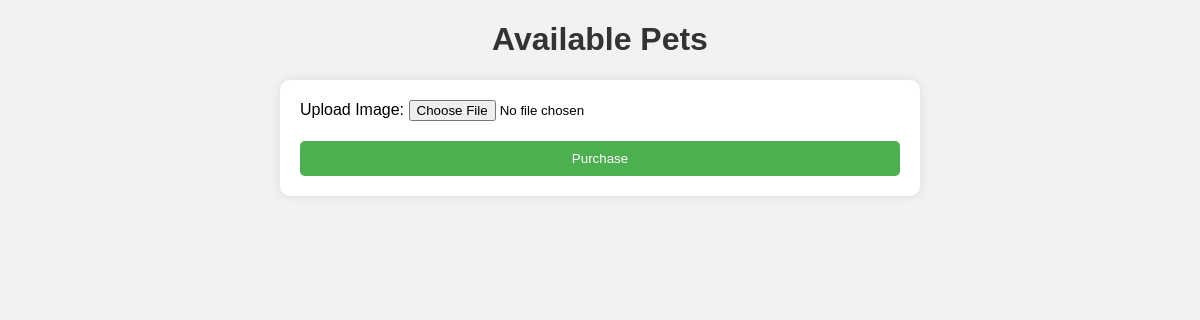
Page /buy/ on the earlier database version.
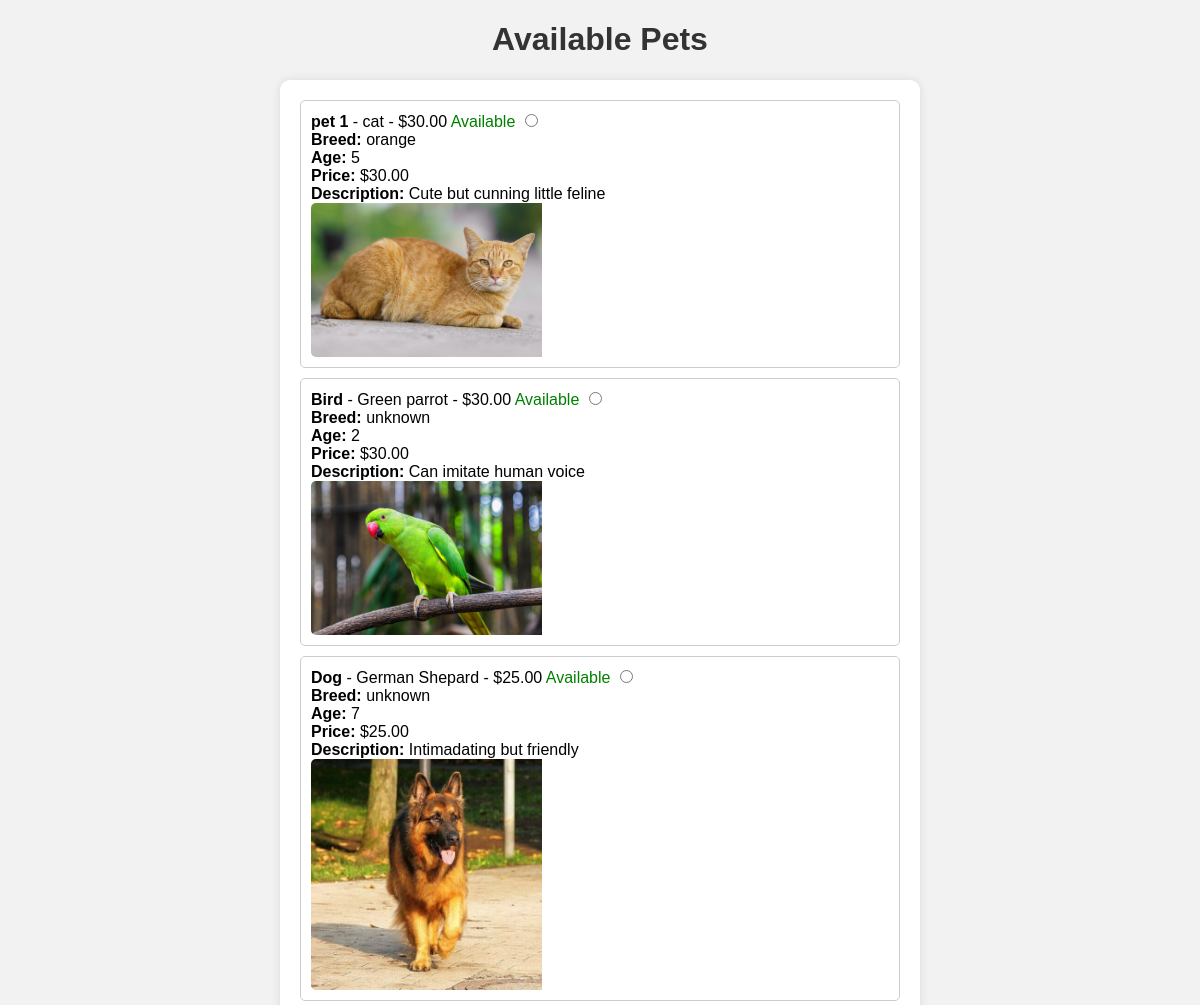
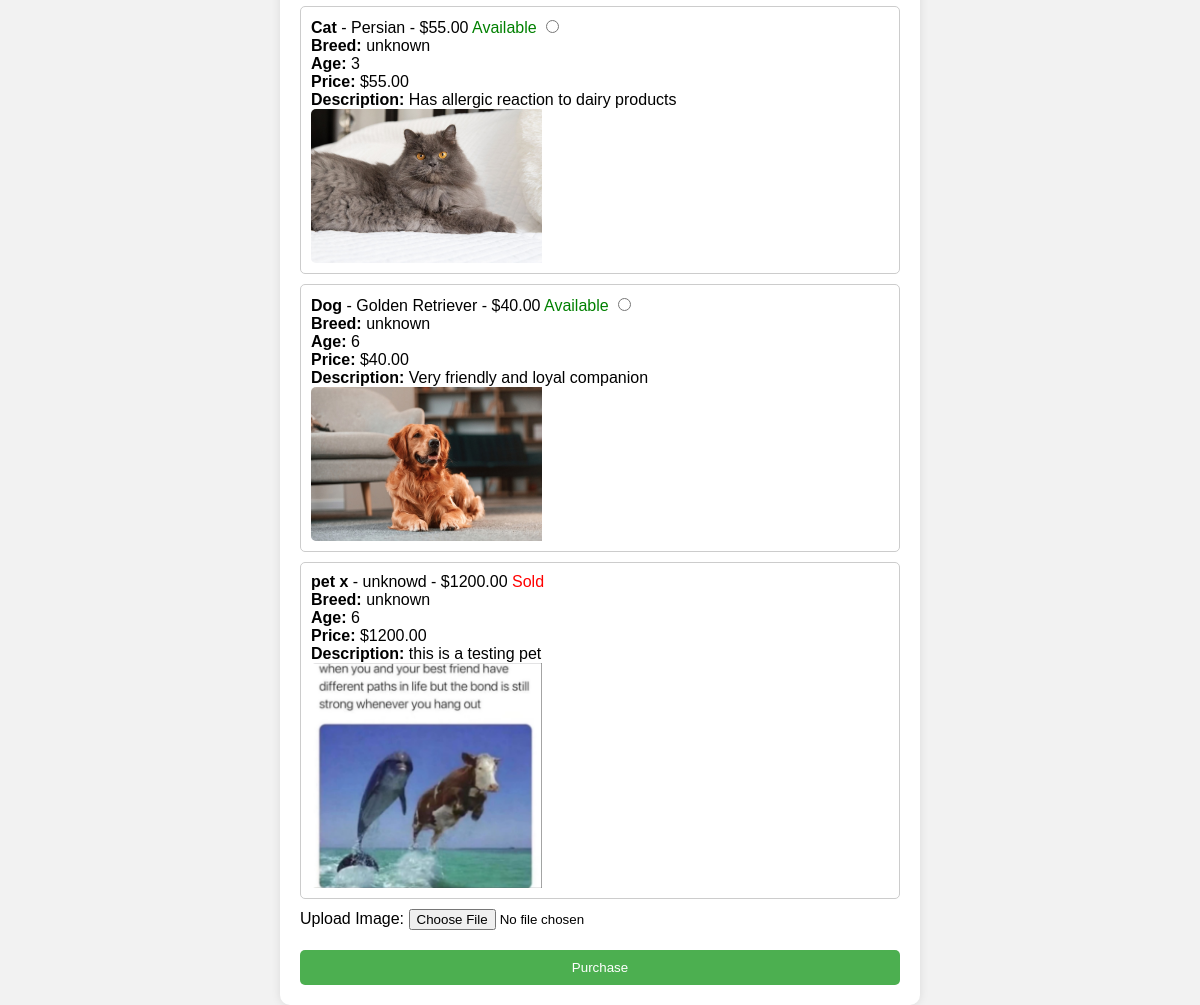
Same page on the later database version (2 pictures, top to bottom).
### app1/models.py (models this page shows)
class PetAdd(models.Model):
    name = models.CharField(max_length=100)
    species = models.CharField(max_length=100)
    breed = models.CharField(max_length=100,default='unknown')
    age = models.IntegerField()
    description = models.TextField()
    price = models.DecimalField(max_digits=10, decimal_places=2)
    available = models.BooleanField(default=True)
    image = models.ImageField(upload_to='pet_images/', null=True, blank=True)
    image_url = models.URLField(null=True, blank=True)

### app1/views.py (the view)
# urls.py: path('buy/', buy_pet, name='buy_pet'),
def buy_pet(request):
    if request.method == 'POST':
        pet_id = request.POST.get('pet_id')
        pet = PetAdd.objects.get(id=pet_id)
        pet.available = False  # Mark the pet as sold
        pet.save()  # Save the changes to the database
        return redirect('buy_pet')  # Redirect to refresh the page after purchase
    pets = PetAdd.objects.all()
    return render(request, 'buy.html', {'pets': pets})

### templates/buy.html (shortened to what this page needs)
<!DOCTYPE html>
<html lang="en">
<head>
</head>
<body>
    <h1>Available Pets</h1>
    <form id="purchaseForm" method="post" action="{% url 'buy_pet' %}">
        {% for pet in pets %}
        <div class="pet-item" "{% if not pet.available %}opacity: 0.5;{% endif %}">
            <strong>{{ pet.name }}</strong> - {{ pet.species }} - ${{ pet.price }}
            {% if pet.available %}
                <span class="available">Available</span>
                <input type="radio" name="pet_id" value="{{ pet.id }}">
            {% else %}
                <span class="sold">Sold</span>
            {% endif %}
            <br>
            <strong>Breed:</strong> {{ pet.breed }}<br>
            <strong>Age:</strong> {{ pet.age }}<br>
            <strong>Price:</strong> ${{ pet.price }}<br>
            <strong>Description:</strong> {{ pet.description }}<br>
            <div class="pet-image-container">
                {% if pet.image %}
                    <img src="{{ pet.image.url }}" alt="{{ pet.name }}" class="pet-image">
                {% endif %}
            </div>
        </div>
        {% endfor %}
        <label for="pet_image">Upload Image:</label>
        <input type="file" name="pet_image" id="pet_image">
        <button type="submit">Purchase</button>
    </form>
</body>
</html>

Differences in the rows shown:
added PetAdd: name "pet 1", species "cat", price "30.00", breed "orange", age "5", description "Cute but cunning little feline", image (picture)
added PetAdd: name "Bird", species "Green parrot", price "30.00", breed "unknown", age "2", description "Can imitate human voice", image (picture)
added PetAdd: name "Dog", species "German Shepard", price "25.00", breed "unknown", age "7", description "Intimadating but friendly", image (picture)
added PetAdd: name "Cat", species "Persian", price "55.00", breed "unknown", age "3", description "Has allergic reaction to dairy products", image (picture)
added PetAdd: name "Dog", species "Golden Retriever", price "40.00", breed "unknown", age "6", description "Very friendly and loyal companion", image (picture)
added PetAdd: name "pet x", species "unknowd", price "1200.00", available "Sold", breed "unknown", age "6", description "this is a testing pet", image (picture)
